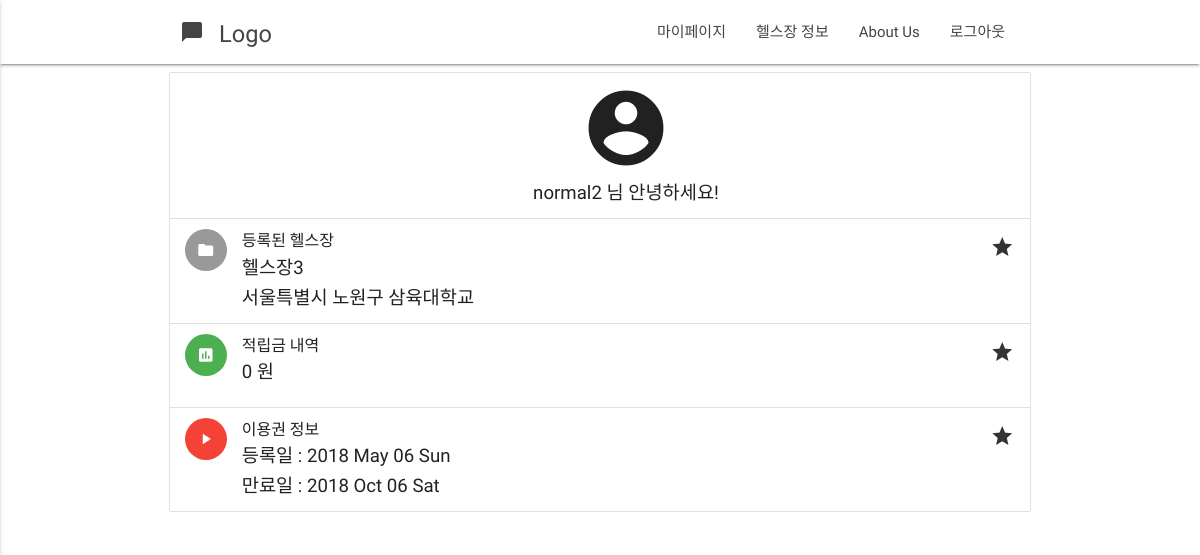
The page /profiles/mypage/ (signed in) on the database as committed earlier.
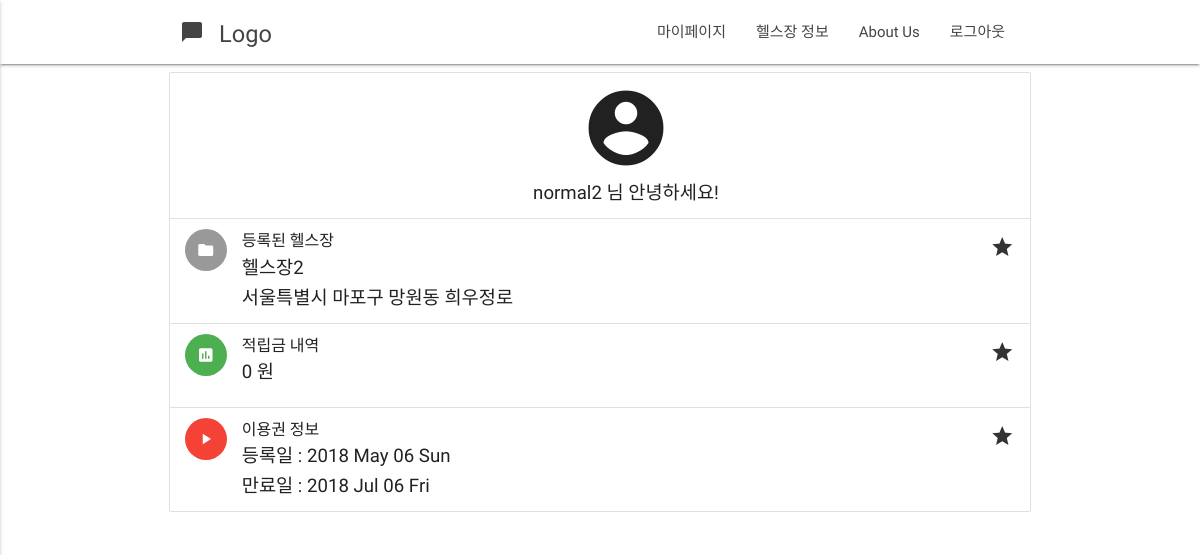
The same page on the database as committed later.
### profiles/models.py (models this page shows, shortened)
class Profile(models.Model):
    user             = models.OneToOneField(User) # user.profile
    email            = models.CharField(max_length = 120)
    real_name        = models.CharField(max_length = 120, null=True)
    sex              = models.CharField(max_length = 50, null=True)
    followers        = models.ManyToManyField(User, related_name='followers', blank=True)
    following        = models.ManyToManyField(User, related_name='following', blank=True)
    timestamp        = models.DateTimeField(auto_now_add=True)
    updated          = models.DateTimeField(auto_now=True)
    healthclub       = models.ForeignKey(HealthClub, null=True)
    is_health_master = models.BooleanField(default = False)
    unit_cash        = models.IntegerField(default = 0)
    cash             = models.IntegerField(default = 0)
    healthclub_price = models.IntegerField(default = 0)
    start_date       = models.DateTimeField(null=True)
    expire_date      = models.DateTimeField(null=True)

### healthclub/models.py (models this page shows, shortened)
class HealthClub(models.Model):
    name      = models.CharField(max_length = 120)
    address   = models.CharField(max_length = 200)
    master    = models.ForeignKey(User)
    photo     = models.ImageField(blank=True)
    member    = models.IntegerField(default = 0)
    price1    = models.IntegerField(default = 0, blank = True)
    price2    = models.IntegerField(default = 0, blank = True)
    price3    = models.IntegerField(default = 0, blank = True)
    price6    = models.IntegerField(default = 0, blank = True)
    price12   = models.IntegerField(default = 0, blank = True)
    detail   = models.CharField(max_length = 1000, blank = True)
    timestamp = models.DateTimeField(auto_now=True)
    updated = models.DateTimeField(auto_now_add=True)

### profiles/views.py (the view)
def mypage(request):
    user = request.user
    profile = Profile.objects.all().get(user=user)
    context = {'profile' : profile, 'username' : user.username}
    return render(request, 'mypage.html', context)

### templates/mypage.html (shortened to what this page needs)
{% extends "base.html"  %}
{% load staticfiles %}
{%block content%}
<div class="container">
    <div class="row">
        <ul class="collection">
            <li class="collection-item avatar">
              <center>
                <i class="large material-icons">account_circle</i>
                <p>{{username}} 님 안녕하세요!</p>
              </center>
            </li>
            <li class="collection-item avatar">
              <i class="material-icons circle">folder</i>
              <span class="title">등록된 헬스장</span>
              <p>{{profile.healthclub.name}} <br>
                 {{profile.healthclub.address}}
              </p>
              <a href="#!" class="secondary-content"><i class="material-icons">grade</i></a>
            </li>
            <li class="collection-item avatar">
              <i class="material-icons circle green">insert_chart</i>
              <span class="title">적립금 내역</span>
              <p>{{profile.cash}} 원</p>
              <a href="#!" class="secondary-content"><i class="material-icons">grade</i></a>
            </li>
            <li class="collection-item avatar">
              <i class="material-icons circle red">play_arrow</i>
              <span class="title">이용권 정보</span>
              <p> 등록일 : {{profile.start_date|date:"Y M d D"}}
              <br>
                  만료일 : {{profile.expire_date|date:"Y M d D"}}
              </p>
              <a href="#!" class="secondary-content"><i class="material-icons">grade</i></a>
            </li>
        </ul>
    </div>
</div>
{% endblock content %}

Rows that differ between the two databases and show on the page:
changed Profile: healthclub.name "헬스장3" → "헬스장2"; healthclub.address "서울특별시 노원구 삼육대학교" → "서울특별시 마포구 망원동 희우정로"; expire_date "2018 Oct 06 Sat" → "2018 Jul 06 Fri"
